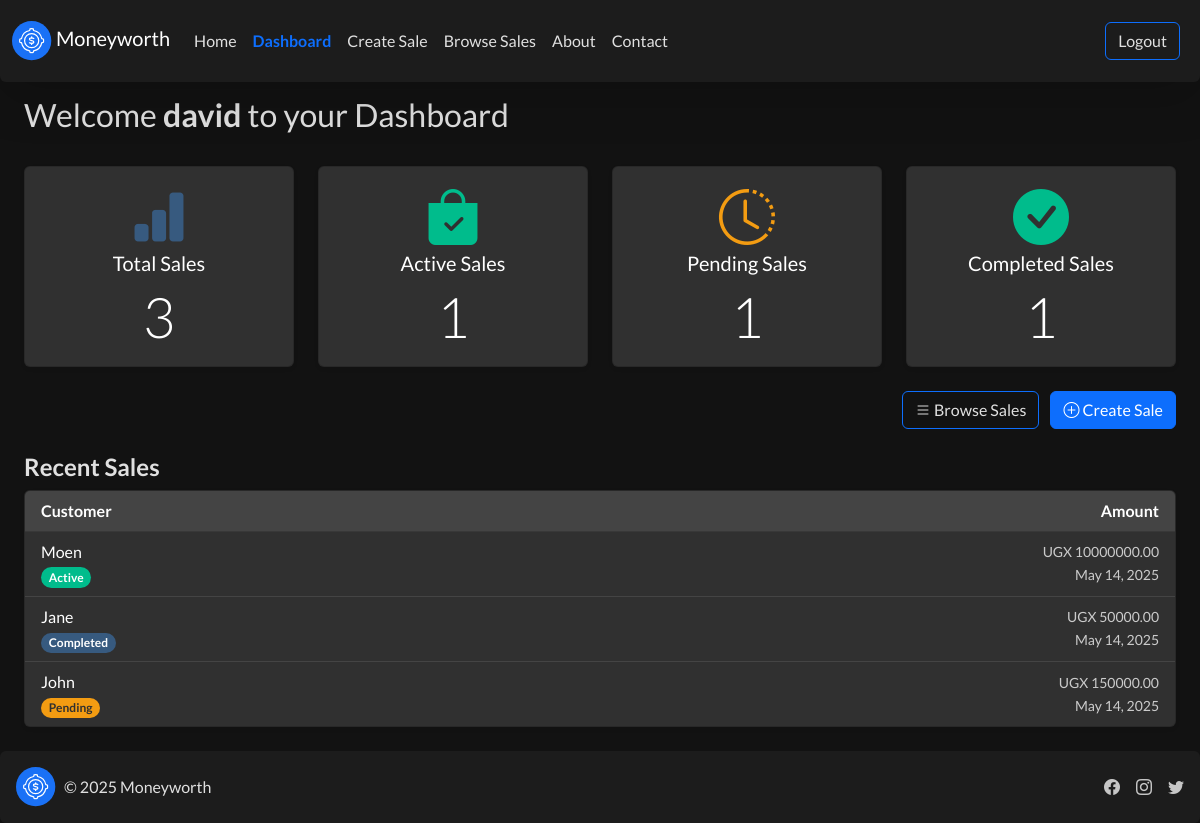
/dashboard/ (signed in), run on the app's committed database.
### core/models.py (models this page shows, shortened)
class CustomUser(AbstractUser):
    email = models.EmailField(unique=True, blank=False, null=False)

class Sale(models.Model):
    STATUS_CHOICES = [
        ('active', 'Active'),
        ('pending', 'Pending'),
        ('completed', 'Completed'),
    ]
    customer = models.CharField(max_length=200)
    description = models.TextField()
    amount = models.DecimalField(max_digits=10, decimal_places=2)
    created_at = models.DateTimeField(auto_now_add=True)
    seller = models.ForeignKey(settings.AUTH_USER_MODEL, on_delete=models.CASCADE)
    status = models.CharField(max_length=10, choices=STATUS_CHOICES, default='pending')

### core/views.py (the view)
# urls.py: path('dashboard/',                      dashboard,                       name='dashboard'),
@login_required
def dashboard(request):
    user = request.user
    sales = Sale.objects.filter(seller=user)
    total_sales      = sales.count()
    active_sales     = sales.filter(status='active').count()
    pending_sales    = sales.filter(status='pending').count()
    completed_sales  = sales.filter(status='completed').count()
    recent_sales = sales.order_by('-created_at')[:5]
    cards = [
        { 'icon': 'bi-bar-chart-fill',    'color': 'text-primary', 'title': 'Total Sales',     'value': total_sales     },
        { 'icon': 'bi-bag-check-fill',     'color': 'text-success', 'title': 'Active Sales',    'value': active_sales    },
        { 'icon': 'bi-clock-history',      'color': 'text-warning', 'title': 'Pending Sales',   'value': pending_sales   },
        { 'icon': 'bi-check-circle-fill',  'color': 'text-success', 'title': 'Completed Sales', 'value': completed_sales },
    ]
    return render(request, 'core/dashboard.html', {
        'user':           user,
        'cards':          cards,
        'recent_sales':   recent_sales,
    })

### templates/core/dashboard.html (shortened to what this page needs)
{% extends 'core/base.html' %}
{% block content %}
<div class="mt-3"></i>
<h3 class="mb-2">Welcome <strong class="text-emphasis">{{user.username}}</strong> to your Dashboard</h3>
</div>
  <br/>
  <div class="row g-4 mb-4">
    {% for card in cards %}
      <div class="col-lg-3 col-md-4 col-sm-6">
        <div class="card text-center shadow-sm">
          <div class="card-body">
            <i class="bi {{ card.icon }} display-4 {{ card.color }} mb-2"></i>
            <h5 class="card-title">{{ card.title }}</h5>
            <p class="card-text display-4">{{ card.value }}</p>
          </div>
        </div>
      </div>
    {% endfor %}
  </div>
  <div class="row mt-4 mb-4">
    <div class="col text-end">
      <a href="{% url 'browse_sales' %}" class="btn btn-outline-primary me-2">
        <i class="bi bi-list"></i> Browse Sales
      </a>
      <a href="{% url 'create_sale' %}" class="btn btn-primary">
        <i class="bi bi-plus-circle"></i> Create Sale
      </a>
    </div>
  </div>
  <div>
   <h4 class="mb-2"><strong>Recent Sales</strong></h4>
    <div class="card shadow-sm">
      <div class="card-header d-flex justify-content-between">
        <strong>Customer</strong>
        <strong>Amount</strong>
      </div>
        <ul class="list-group list-group-flush">
            {% for sale in recent_sales %}
            <li class="list-group-item d-flex justify-content-between align-items-center">
              <div>
              {{ sale.customer }}
              <br>
              <span class="badge
                {% if sale.status == 'active' %}bg-success
                {% elif sale.status == 'pending' %}bg-warning text-dark
                {% elif sale.status == 'completed' %}bg-primary
                {% else %}bg-secondary
                {% endif %} rounded-pill">
                {{ sale.status|capfirst }}
              </span>
              </div>
              <div class="text-end">
              <small class="text-muted d-block">UGX {{ sale.amount }}</small>
              <small class="text-muted">{{ sale.created_at|date:"M d, Y" }}</small>
              </div>
            </li>
          {% empty %}
            <li class="list-group-item">No recent sales.</li>
          {% endfor %}
        </ul>
      </div>
    </div>
{% endblock %}

### templates/core/base.html (style rules this page uses)
body { min-height: 100vh; display: flex; flex-direction: column; background-color: #121212; color: #e0e0e0; }
.btn-outline-primary { color: #e0e0e0; border-color: #0d6efd; }
.btn-primary { background-color: #0d6efd; border-color: #0d6efd; }

### data on the page
CustomUser: username "david"
Sale: customer "Moen", status "Active", amount "10000000.00", created_at "May 14, 2025"
Sale: customer "Jane", status "Completed", amount "50000.00", created_at "May 14, 2025"
Sale: customer "John", status "Pending", amount "150000.00", created_at "May 14, 2025"

### other printed values
{{ card.title }} "Total Sales" "Active Sales" "Pending Sales" "Completed Sales"
{{ card.value }} "3" "1" "1" "1"
